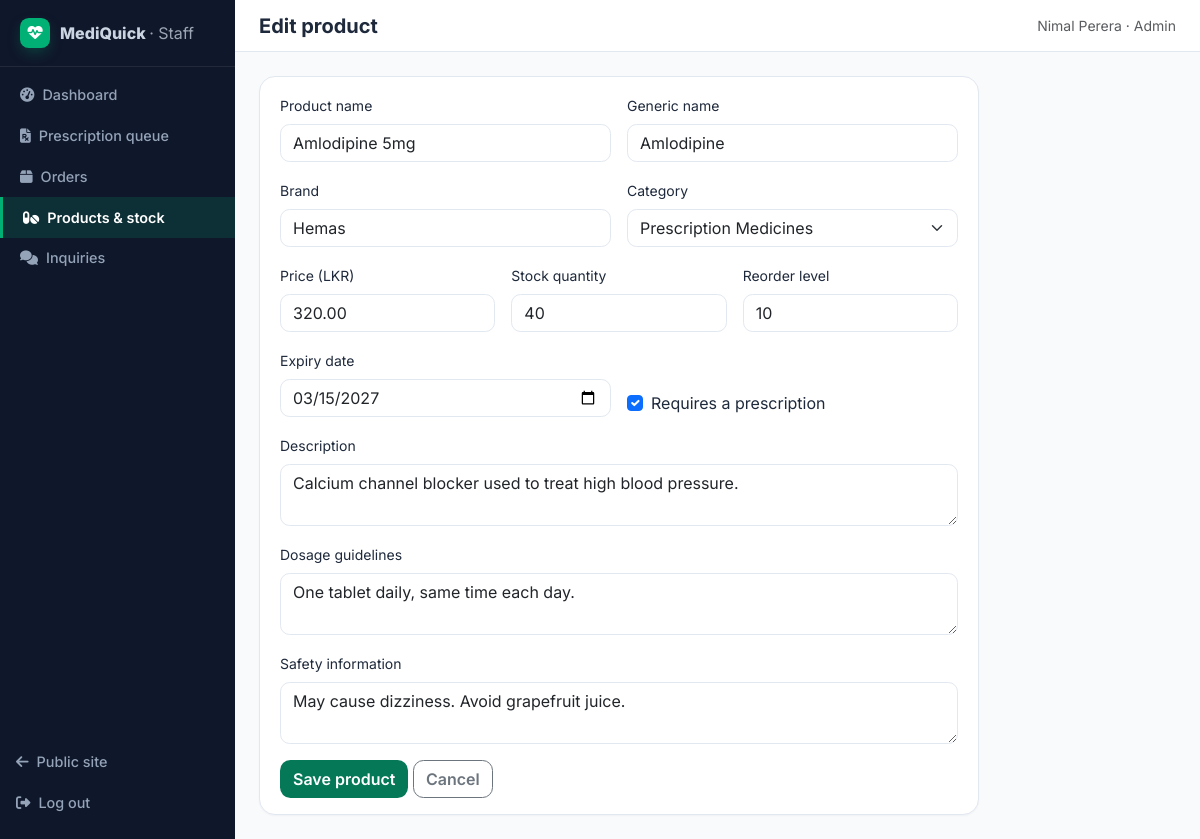
Screenshot of /mediquick/staff/product-form.php?id=2 (signed in) with the database file from the repository.
### tables this page shows
CREATE TABLE products (
  id                    INT UNSIGNED AUTO_INCREMENT PRIMARY KEY,
  category_id           INT UNSIGNED NOT NULL,
  name                  VARCHAR(150) NOT NULL,
  generic_name          VARCHAR(150) NULL,           
  brand                 VARCHAR(100) NULL,
  description           TEXT NULL,
  dosage_guidelines     TEXT NULL,
  safety_info           TEXT NULL,
  price                 DECIMAL(10,2) NOT NULL CHECK (price >= 0),    
  stock_qty             INT NOT NULL DEFAULT 0 CHECK (stock_qty >= 0),
  reorder_level         INT NOT NULL DEFAULT 10,
  requires_prescription TINYINT(1) NOT NULL DEFAULT 0,                
  expiry_date           DATE NULL,
  image                 VARCHAR(255) NULL,
  is_active             TINYINT(1) NOT NULL DEFAULT 1,
  created_at            DATETIME NOT NULL DEFAULT CURRENT_TIMESTAMP,
  updated_at            DATETIME NOT NULL DEFAULT CURRENT_TIMESTAMP ON UPDATE CURRENT_TIMESTAMP,
  FOREIGN KEY (category_id) REFERENCES categories(id),
  INDEX idx_products_name (name),
  INDEX idx_products_generic (generic_name)
);

CREATE TABLE categories (
  id          INT UNSIGNED AUTO_INCREMENT PRIMARY KEY,
  name        VARCHAR(80)  NOT NULL UNIQUE,
  slug        VARCHAR(80)  NOT NULL UNIQUE,
  description VARCHAR(255) NULL
);

### mediquick/includes/functions.php (called while the page is built, shortened)
<?php
function e(?string $value): string
{
    return htmlspecialchars($value ?? '', ENT_QUOTES, 'UTF-8');
}
function url(string $path = ''): string
{
    return BASE_URL . '/' . ltrim($path, '/');
}

### mediquick/staff/product-form.php (the view, shortened to what this page needs)
<?php
require_once __DIR__ . '/../includes/bootstrap.php';
$categories = $pdo->query('SELECT * FROM categories ORDER BY name')->fetchAll();
$id = (int) ($_GET['id'] ?? 0);
$product = ['name' => '', 'generic_name' => '', 'brand' => '', 'category_id' => $categories[0]['id'] ?? '',
    'description' => '', 'dosage_guidelines' => '', 'safety_info' => '', 'price' => '', 'stock_qty' => 0,
    'reorder_level' => 10, 'requires_prescription' => 0, 'expiry_date' => ''];
if ($id) {
    $stmt = $pdo->prepare('SELECT * FROM products WHERE id = ?');
    $stmt->execute([$id]);
    $found = $stmt->fetch();
    $product = $found;
}
require __DIR__ . '/../includes/app-header.php';
?>
<div class="kpi-tile" style="max-width:720px">
  <form method="post">
    <div class="row g-3">
      <div class="col-md-6">
        <label class="form-label small">Product name</label>
        <input name="name" class="form-control" required value="<?= e($product['name'] ?? '') ?>">
      </div>
      <div class="col-md-6">
        <label class="form-label small">Generic name</label>
        <input name="generic_name" class="form-control" value="<?= e($product['generic_name'] ?? '') ?>">
      </div>
      <div class="col-md-6">
        <label class="form-label small">Brand</label>
        <input name="brand" class="form-control" value="<?= e($product['brand'] ?? '') ?>">
      </div>
      <div class="col-md-6">
        <label class="form-label small">Category</label>
        <select name="category_id" class="form-select">
          <?php foreach ($categories as $cat): ?>
            <option value="<?= $cat['id'] ?>" <?= (int) ($product['category_id'] ?? 0) === (int) $cat['id'] ? 'selected' : '' ?>><?= e($cat['name']) ?></option>
          <?php endforeach; ?>
        </select>
      </div>
      <div class="col-md-4">
        <label class="form-label small">Price (LKR)</label>
        <input type="number" step="0.01" min="0" name="price" class="form-control" required value="<?= e((string) ($product['price'] ?? '')) ?>">
      </div>
      <div class="col-md-4">
        <label class="form-label small">Stock quantity</label>
        <input type="number" min="0" name="stock_qty" class="form-control" required value="<?= e((string) ($product['stock_qty'] ?? 0)) ?>">
      </div>
      <div class="col-md-4">
        <label class="form-label small">Reorder level</label>
        <input type="number" min="0" name="reorder_level" class="form-control" value="<?= e((string) ($product['reorder_level'] ?? 10)) ?>">
      </div>
      <div class="col-md-6">
        <label class="form-label small">Expiry date</label>
        <input type="date" name="expiry_date" class="form-control" value="<?= e($product['expiry_date'] ?? '') ?>">
      </div>
      <div class="col-md-6 d-flex align-items-end">
        <div class="form-check">
          <input class="form-check-input" type="checkbox" name="requires_prescription" id="rx" value="1" <?= ($product['requires_prescription'] ?? 0) ? 'checked' : '' ?>>
          <label class="form-check-label" for="rx">Requires a prescription</label>
        </div>
      </div>
      <div class="col-12">
        <label class="form-label small">Description</label>
        <textarea name="description" class="form-control" rows="2"><?= e($product['description'] ?? '') ?></textarea>
      </div>
      <div class="col-12">
        <label class="form-label small">Dosage guidelines</label>
        <textarea name="dosage_guidelines" class="form-control" rows="2"><?= e($product['dosage_guidelines'] ?? '') ?></textarea>
      </div>
      <div class="col-12">
        <label class="form-label small">Safety information</label>
        <textarea name="safety_info" class="form-control" rows="2"><?= e($product['safety_info'] ?? '') ?></textarea>
      </div>
    </div>
    <button type="submit" class="btn mt-3" style="background:var(--brand);color:#fff">Save product</button>
    <a href="<?= url('staff/products.php') ?>" class="btn btn-outline-secondary mt-3">Cancel</a>
  </form>
</div>
<?php require __DIR__ . '/../includes/app-footer.php'; ?>

### mediquick/assets/css/style.css (style rules this page uses)
:root { --brand-50: #F0FDF4; --brand-100: #DCFCE7; --brand-200: #BBF7D0; --brand-500: #00B074; --brand-600: #059669; --brand-700: #047857; --brand-900: #064E3B; --navy-800: #0A192F; --navy-900: #0F172A; --slate-50: #F8FAFC; --slate-100: #F1F5F9; --slate-200: #E2E8F0; --slate-400: #94A3B8; --slate-500: #64748B; --slate-800: #1E293B; --amber-100: #FEF3C7; --amber-700: #B45309; --brand: var(--brand-700); --brand-light: var(--brand-500); --brand-soft: var(--brand-100); --navy: var(--navy-900); --ink: var(--slate-800); --muted: var(--slate-500); --rule: var(--slate-200); }
body { font-family: 'Inter', system-ui, sans-serif; color: var(--ink); background: var(--slate-50); }
a { color: var(--brand-700); }
.btn { border-radius: .65rem; font-weight: 600; }
.form-control, .form-select { border-radius: .6rem; border-color: var(--rule); }
.kpi-tile { border: 1px solid var(--rule); border-radius: 1rem; background: #fff; padding: 1rem 1.25rem; box-shadow: 0 1px 2px rgba(15, 23, 42, .04); }

### rows the page displays
products: name "Amlodipine 5mg", generic_name "Amlodipine", brand "Hemas", category_id "Prescription Medicines", price "320.00", stock_qty "40", reorder_level "10", expiry_date "03/15/2027", requires_prescription "☑", description "Calcium channel blocker used to treat high blood pressure.", dosage_guidelines "One tablet daily, same time each day.", safety_info "May cause dizziness. Avoid grapefruit juice."

### other values shown
$area "Staff"
$label "Dashboard"
$label "Prescription queue"
$label "Orders"
$label "Products & stock"
$label "Inquiries"
$pageTitle "Edit product"
$user['name'] "Nimal Perera"
$user['role'] "Admin"
